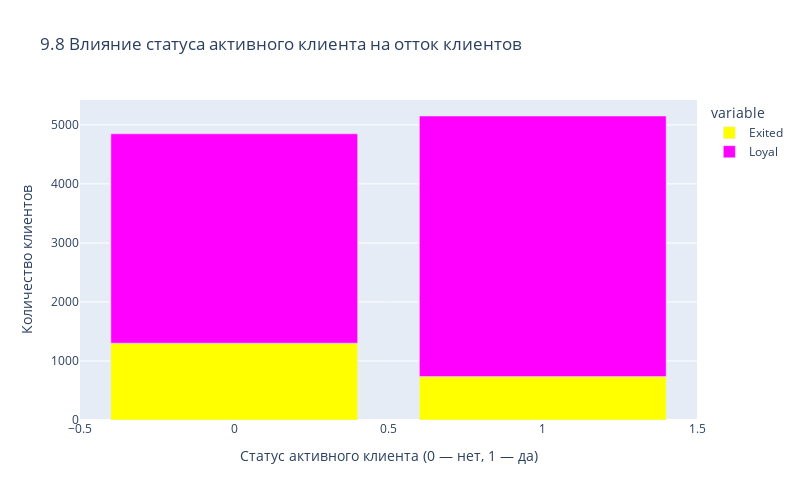

Notebook code for this chart:
### Markdown cell above
____
9.8. Как влияет наличие статуса активного клиента на отток клиентов? Постройте диаграмму, иллюстрирующую это. Что бы вы предложили банку, чтобы уменьшить отток клиентов среди неактивных?

*Решение*

### Code cell
# Формируем данные для диаграммы
active_member_status = churn_data.groupby(['IsActiveMember'])[['Exited', 'Loyal']].sum()   # Данные наличия статуса активного клиента
# Формируем и выводим столбчатую многоуровненвую диаграмму
fig = px.bar(
    data_frame=active_member_status,                                                       # Набор данных для диаграммы
    x=active_member_status.index,                                                          # Данные по оси х
    y=['Exited', 'Loyal'],                                                                 # Данные по оси y
    height=500,                                                                            # Высота диаграммы
    width=800,                                                                             # Ширина диаграммы
    title='9.8 Влияние статуса активного клиента на отток клиентов',                       # Заголовок диаграммы
    color_discrete_sequence = ['yellow', 'fuchsia'],                                       # Цветовая гамма для разделения категорий 
)
fig.update_xaxes(title_text='Cтатус активного клиента (0 — нет, 1 — да)')                  # Название оси x
fig.update_yaxes(title_text='Количество клиентов')                                         # Название оси y
#fig.write_image('images/9.8.png')                                                         # Сохранение графика в папку Images
fig.show()                                                                                 # Вывод графика на экран

### Figure 1 — Plotly figure (JSON) as saved in the notebook; plotly's stock layout.template omitted (floating-point values rounded to 4 significant figures)
{"data": [{"alignmentgroup": "True", "hovertemplate": "variable=Exited<br>IsActiveMember=%{x}<br>value=%{y}<extra></extra>", "legendgroup": "Exited", "marker": {"color": "yellow", "pattern": {"shape": ""}}, "name": "Exited", "offsetgroup": "Exited", "orientation": "v", "showlegend": true, "textposition": "auto", "type": "bar", "x": [0, 1], "xaxis": "x", "y": [1302, 735], "yaxis": "y"}, {"alignmentgroup": "True", "hovertemplate": "variable=Loyal<br>IsActiveMember=%{x}<br>value=%{y}<extra></extra>", "legendgroup": "Loyal", "marker": {"color": "fuchsia", "pattern": {"shape": ""}}, "name": "Loyal", "offsetgroup": "Loyal", "orientation": "v", "showlegend": true, "textposition": "auto", "type": "bar", "x": [0, 1], "xaxis": "x", "y": [3547, 4416], "yaxis": "y"}], "layout": {"barmode": "relative", "height": 500, "legend": {"title": {"text": "variable"}, "tracegroupgap": 0}, "title": {"text": "9.8 Влияние статуса активного клиента на отток клиентов"}, "width": 800, "xaxis": {"anchor": "y", "domain": [0, 1], "title": {"text": "Cтатус активного клиента (0 — нет, 1 — да)"}}, "yaxis": {"anchor": "x", "domain": [0, 1], "title": {"text": "Количество клиентов"}}}}
